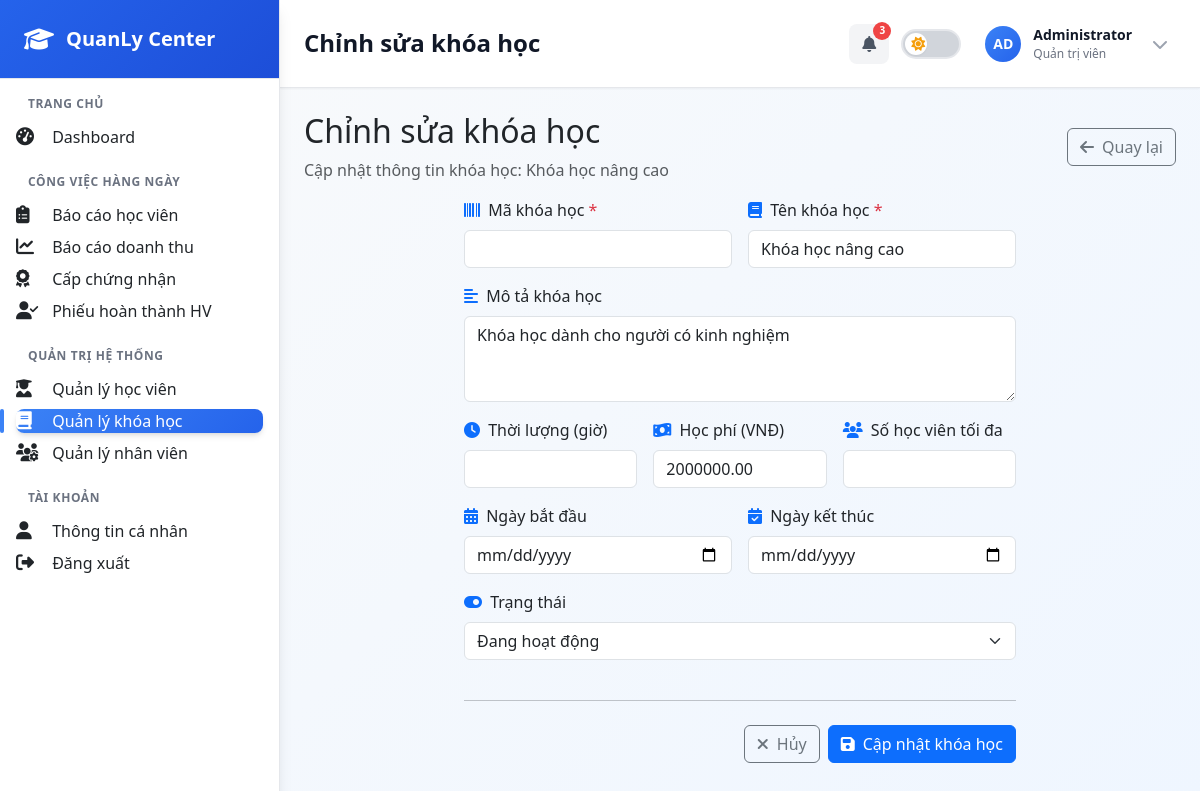
/public/courses/2/edit (signed in), run on the app's committed database.
### tables this page shows
CREATE TABLE courses (
    id INT PRIMARY KEY AUTO_INCREMENT,
    course_name VARCHAR(100) NOT NULL,
    description TEXT,
    price DECIMAL(10, 2) NOT NULL,
    status ENUM('active', 'inactive') NOT NULL DEFAULT 'active',
    created_at TIMESTAMP DEFAULT CURRENT_TIMESTAMP,
    updated_at TIMESTAMP DEFAULT CURRENT_TIMESTAMP ON UPDATE CURRENT_TIMESTAMP
);

### app/views/courses/edit.php (the view, shortened to what the rows shown need)
<?php
require_once __DIR__ . '/../layouts/main.php';
?>
<?= pageHeader(
    'Chỉnh sửa khóa học',
    'Cập nhật thông tin khóa học: ' . htmlspecialchars($course['course_name']),
    '<a href="/Quan_ly_trung_tam/public/courses" class="btn btn-outline-secondary">
        <i class="fas fa-arrow-left me-2"></i>Quay lại
    </a>'
) ?>
<div class="p-3">
    <div class="row justify-content-center">
        <div class="col-lg-8">
            <div class="stats-card">
                <div class="card-body">
                    <form method="POST" action="/Quan_ly_trung_tam/public/courses/<?= $course['id'] ?>/update">
                        <div class="row g-3">
                            <div class="col-md-6">
                                <label class="form-label">
                                    <i class="fas fa-book text-primary me-1"></i>
                                    Tên khóa học <span class="text-danger">*</span>
                                </label>
                                <input type="text" class="form-control" name="course_name" required
                                       value="<?= htmlspecialchars($course['course_name']) ?>">
                            </div>
                            <div class="col-12">
                                <label class="form-label">
                                    <i class="fas fa-align-left text-primary me-1"></i>
                                    Mô tả khóa học
                                </label>
                                <textarea class="form-control" name="description" rows="3"><?= htmlspecialchars($course['description']) ?></textarea>
                            </div>
                            <div class="col-md-4">
                                <label class="form-label">
                                    <i class="fas fa-money-bill-wave text-primary me-1"></i>
                                    Học phí (VNĐ)
                                </label>
                                <input type="number" class="form-control" name="fee" min="0"
                                       value="<?= htmlspecialchars($course['price'] ?? '') ?>">
                            </div>
                            <div class="col-md-12">
                                <label class="form-label">
                                    <i class="fas fa-toggle-on text-primary me-1"></i>
                                    Trạng thái
                                </label>
                                <select class="form-select" name="status">
                                    <option value="active" <?= $course['status'] === 'active' ? 'selected' : '' ?>>Đang hoạt động</option>
                                </select>
                            </div>
                        </div>
                    </form>
                </div>
            </div>
        </div>
    </div>
</div>

### data on the page
courses: course_name "Khóa học nâng cao", description "Khóa học dành cho người có kinh nghiệm", fee "2000000.00", status "Đang hoạt động"

### other printed values
$pageTitle "Chỉnh sửa khóa học"
getUserInitials($currentUser['full_name']) "AD"
$currentUser['full_name'] "Administrator"
$title "Chỉnh sửa khóa học"
$subtitle "Cập nhật thông tin khóa học: Khóa học nâng cao"
$buttons "Quay lại"
